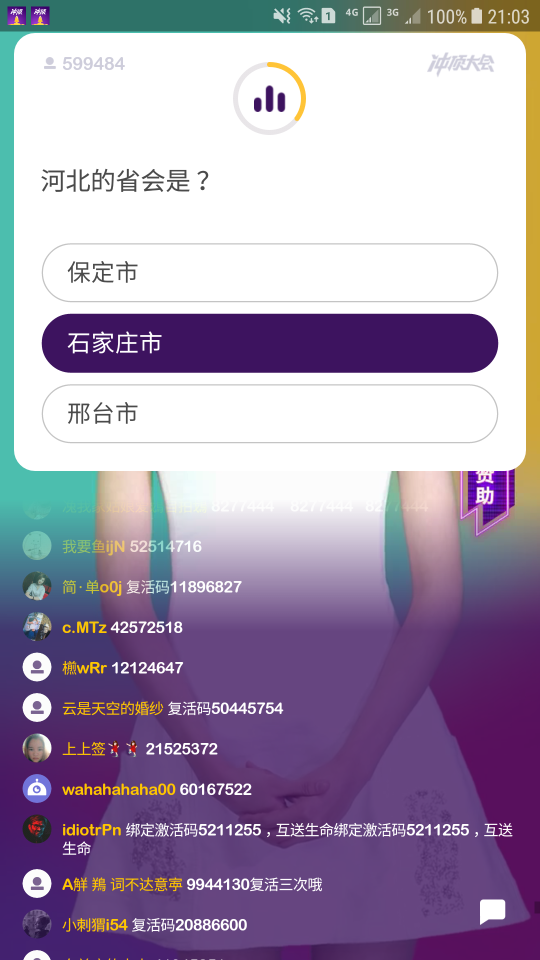
#> input picture demo.png, 1080 x 1920 px (shown at 1/2 size)
$ python guab.py
#> lines starting #> are read from the running program, lines starting #| are printed output that depends on the picture
import pytesseract
import cv2
import os
import requests

#os.system("adb shell screencap -p /sdcard/DCIM/demo/demo.png")
#os.system("adb pull /sdcard/DCIM/demo/demo.png C:/Users/Phun/Desktop/guab")

a = cv2.imread('demo.png')
#> a is the input picture: shape (1920, 1080, 3); mean B, G, R 175.9, 152.2, 165.3
flag = 1

for i in range(420,470):
    for j in range(86,130):
        # print(a[i,j,0])
        if a[i,j,0] != 255:
           flag = 2
           break

for i in range(495,545):
    for j in range(86,130):
        # print(a[i,j,0])
        if a[i,j,0] != 255:
           flag = 3
           break

if flag == 1:
    title = a[268:485,75:1005]
    ans_1 = a[500:600,105:970]
    ans_2 = a[640:740,105:970]
    ans_3 = a[780:880,105:970]
# cv2.imshow('view',ans_3)
# cv2.waitKey(0)

elif flag == 2:
    title = a[328:531,75:1005]
    ans_1 = a[570:670,105:970]
    ans_2 = a[710:810,105:970]
    ans_3 = a[850:950,105:970]

elif flag == 3:
    title = a[325:560,75:1005]
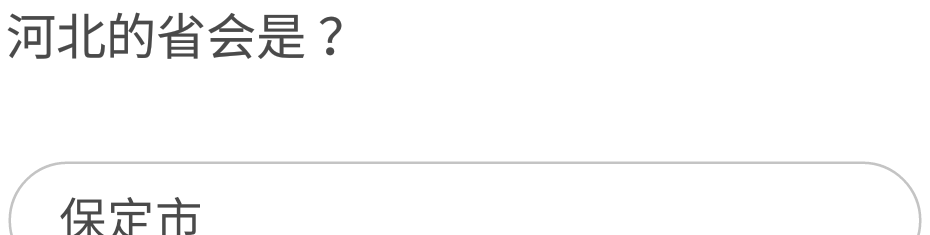
#> title: shape (235, 930, 3); min 74, max 255, mean 249.2
    ans_1 = a[650:750,105:970]
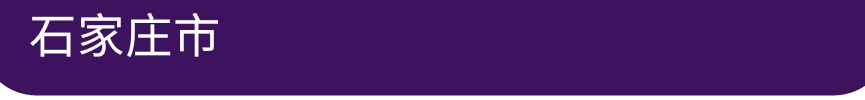
#> ans_1: shape (100, 865, 3); mean B, G, R 107.3, 37.1, 75.9
    ans_2 = a[790:890,105:970]
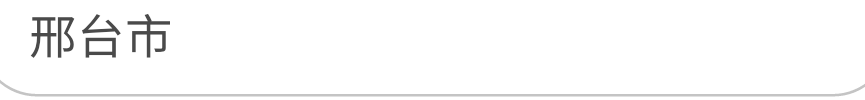
#> ans_2: shape (100, 865, 3); min 74, max 255, mean 249.8
    ans_3 = a[930:1030,105:970]
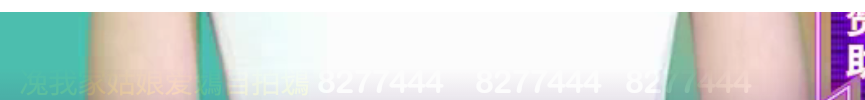
#> ans_3: shape (100, 865, 3); mean B, G, R 218.3, 219.8, 215.6

#> (the run stopped early here; a loop or call above may not have finished)
